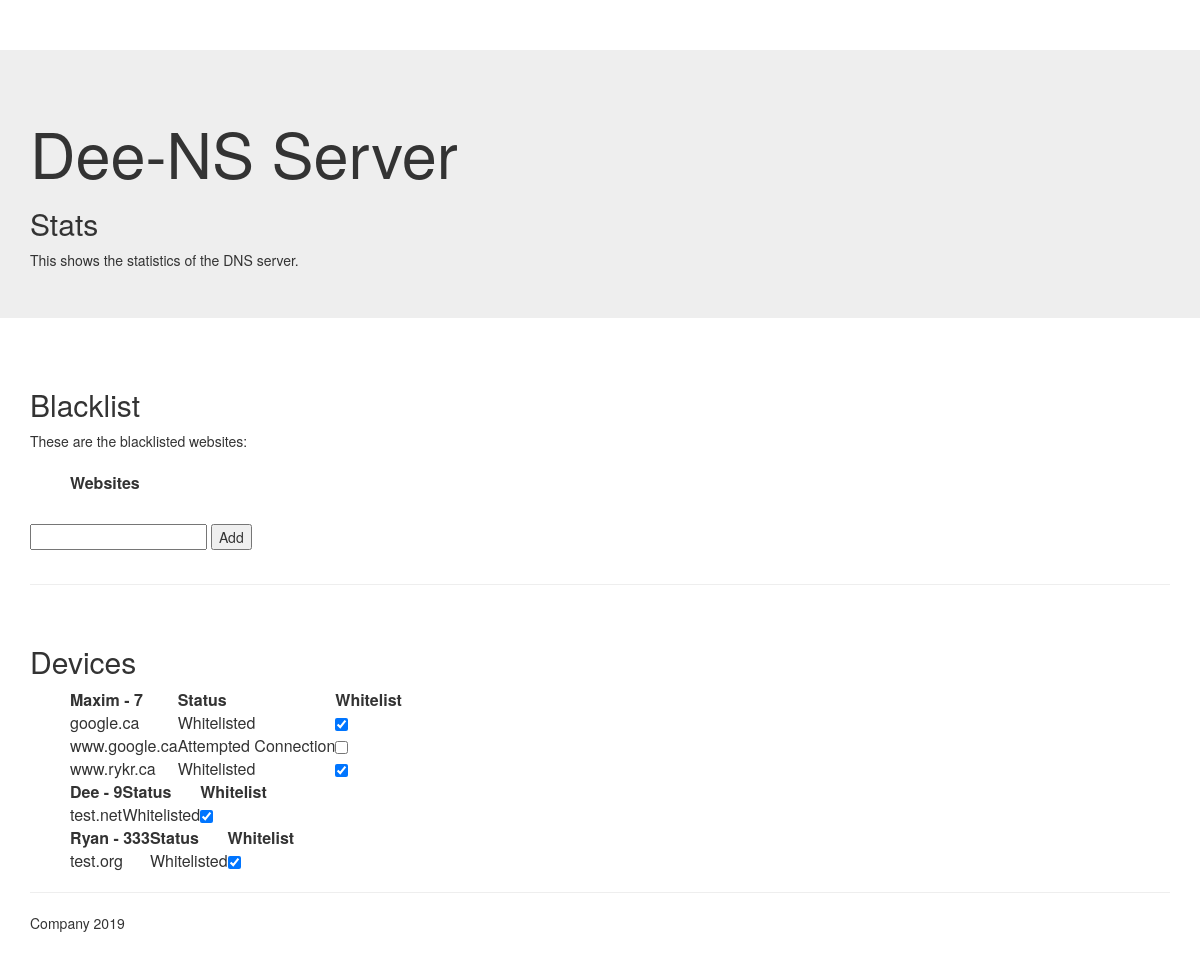
The page / on the database its author committed.
### tables this page shows
CREATE TABLE "config.Devices" (
	`DeviceID`	INTEGER PRIMARY KEY AUTOINCREMENT UNIQUE,
	`FriendlyName`	TEXT,
	`IPAddress`	INTEGER
);

CREATE TABLE "config.Whitelist" (
	"ID"	INTEGER PRIMARY KEY AUTOINCREMENT UNIQUE,
	"DomainName"	TEXT,
	"Device"	INTEGER,
	FOREIGN KEY (Device) REFERENCES  "config.Devices"(DeviceID)
);

CREATE TABLE "Queuries" (
	"Id"	INTEGER PRIMARY KEY AUTOINCREMENT UNIQUE,
	"Timestamp"	DATETIME DEFAULT CURRENT_TIMESTAMP,
	"Client"	INTEGER,
	"Domain"	TEXT,
	"Fullfilled"	BOOL
);

### gui.py (the view)
@app.route('/')
def main():
    global db_conn
    global db
    if db_conn is None:
        db_conn = sqlite3.connect('dee-ns.db')
    if db is None:
        db = db_conn.cursor()
    db.execute("SELECT DomainName FROM \"config.Blacklist\"")
    bl_result = [i[0] for i in db.fetchall()]
    db.execute("SELECT DeviceID, FriendlyName, IPAddress FROM \"config.Devices\"")
    devs = db.fetchall()
    dev_lists = dict()
    for dev in devs:
        db.execute("SELECT DomainName FROM \"config.Whitelist\" WHERE Device = ?", (dev[0],))
        whites = set([i[0] for i in db.fetchall()])
        db.execute("SELECT Domain FROM Queuries WHERE Client = ? AND Fullfilled = 1", (dev[2],))
        full_reqs = set([i[0] for i in db.fetchall()])
        db.execute("SELECT Domain FROM Queuries WHERE Client = ? AND Fullfilled = 0", (dev[2],))
        blckd_reqs = set([i[0] for i in db.fetchall()])
        dev_lists[dev[0]] = (dev[1], dev[2], whites | full_reqs | blckd_reqs,  whites, full_reqs, blckd_reqs, dev[0])
    return render_template("index.html", blacklist=bl_result, dev = dev_lists)

### templates/index.html (shortened to what this page needs)
<html>
<head>
        <link rel="stylesheet" href="{{ url_for('static', filename = 'css/bootstrap.min.css') }}">
                                                                                                                           <link rel="stylesheet" href="{{ url_for('static', filename = 'css/bootstrap-theme.min.css') }}">
                                                                                                                           <link rel="stylesheet" href="{{ url_for('static', filename = 'css/main.css') }}">
                                                                                                                           </head>
<div class = "jumbotron">
    <div class = "container" >
        <h1> Dee-NS Server</h1>
        <h2> Stats </h2>
            <body>This shows the statistics of the DNS server. </body>
    </div>
</div>
<div class = "container"; style = "padding-top:20px"; style = "padding-bottom:20px">
    <div class = "row">
        <div class = "col-md-4">
        <h2> Blacklist </h2>
        <body>These are the blacklisted websites: </body>
        <table style = "margin-left:40px" >
            <tr><th style = "padding-top:20px"; style = "margin-left:20px" > Websites </th></tr>
        </table>
        <div style = "padding-top:30px">
            <form action = "/add-blacklist" method = "post">
                <input type = "text" name = "URL">
                <input type = "submit" value = "Add">
            </form>
        </div>
    </div>
</div>
<hr>
<div class = "container"; style = "padding-top: 20px"; style = "padding-bottom: 20px">
    <div class = "row">
    <h2> Devices </h2>
    <body>
        {% for i in dev.keys() %}
          <table style = "margin-left:40px" >
          <tr>
            <th> {{ dev[i][0] }} - {{ dev[i][1] }}</th>
            <th> Status </th>
            <th> Whitelist </th>
          </tr>
            {% for j in dev[i][2] %}
            <tr>
                <td> {{ j }}  </td>
                <td>
                {% if j in dev[i][3] %}
                    Whitelisted
                {% elif j in dev[i][5] %}
                    Attempted Connection
                {% elif J in dev[i][4] %}
                    Previously Connected
                {% endif %}
                </td>
                <td>
                    <input type="checkbox"; {% if j in dev[i][3]%} checked {% endif %}; id="{{ dev[i][6] }} {{ j }}"; onchange="whitechecked(this)"/>
                </td>
            </tr>
            {% endfor %}
         </table>
        {% endfor %}
    </div>
</div>
<hr>
<footer> Company 2019</footer>
</html>

### templates/index.html (style rules this page uses)
body { padding-top: 50px; padding-bottom: 20px; }

### rows shown on the page
config.Devices: FriendlyName "Maxim"
config.Whitelist: DomainName "google.ca", shows "Whitelisted", DomainName "☑"
Queuries: Domain "www.google.ca", shows "Attempted Connection"
config.Whitelist: DomainName "www.rykr.ca", shows "Whitelisted", DomainName "☑"
config.Devices: FriendlyName "Dee"
config.Whitelist: DomainName "test.net", shows "Whitelisted", DomainName "☑"
config.Devices: FriendlyName "Ryan", IPAddress "333"
config.Whitelist: DomainName "test.org", shows "Whitelisted", DomainName "☑"

### other values the page prints
{{ dev[i][1] }} "7" "9"
